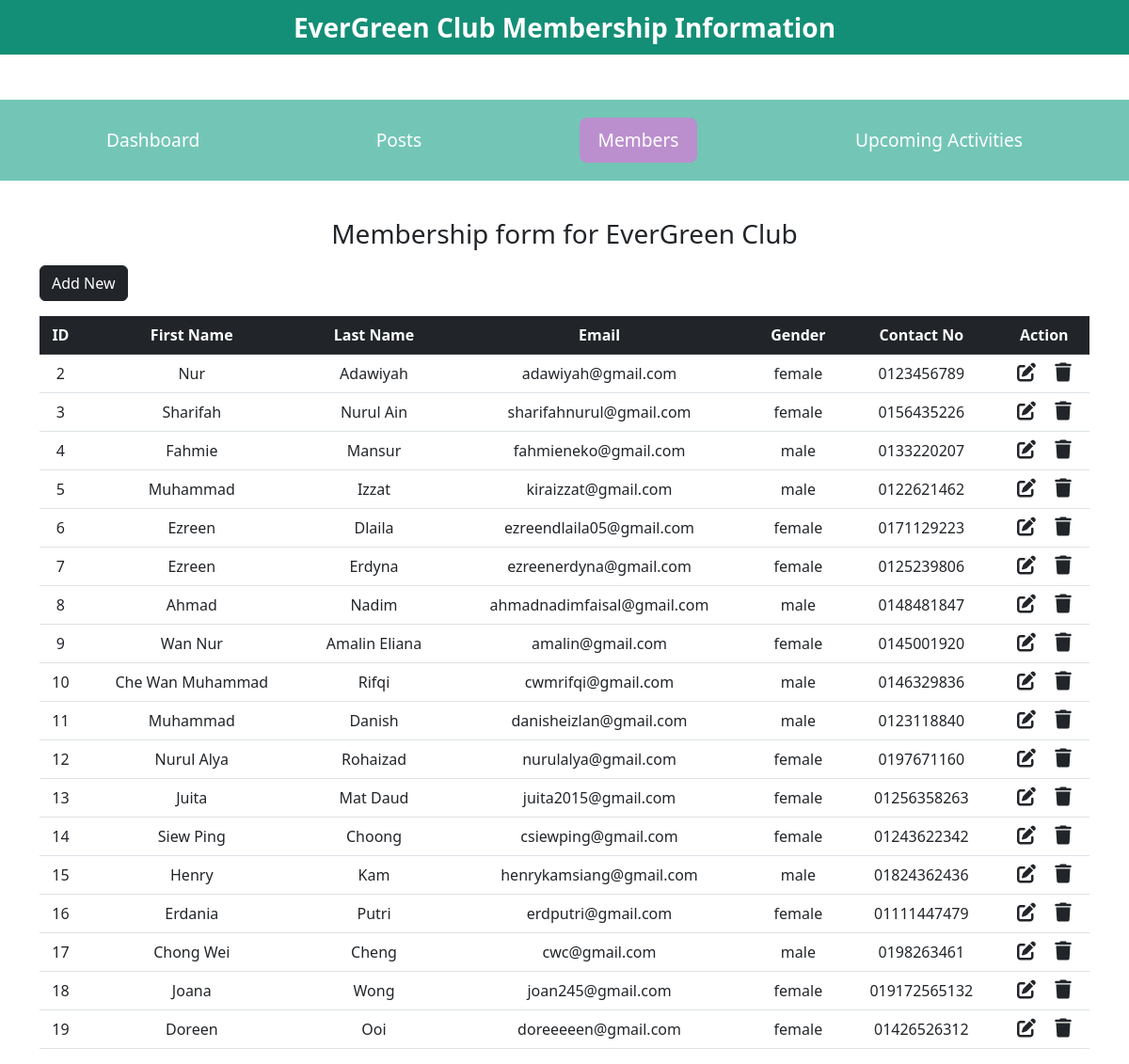
/members.php, run on the app's committed database.
### tables this page shows
CREATE TABLE `members` (
  `id` int NOT NULL,
  `first_name` varchar(150) NOT NULL,
  `last_name` varchar(150) NOT NULL,
  `email` varchar(150) NOT NULL,
  `gender` varchar(50) NOT NULL,
  `contact_no` varchar(12) NOT NULL
);

### members.php (the view, shortened to what this page needs)
<?php
include "dbcon.php";
?>
<!DOCTYPE html>
<html lang="en">
<head>
  <link href="https://cdn.jsdelivr.net/npm/bootstrap@5.2.3/dist/css/bootstrap.min.css" rel="stylesheet">
  <link rel="stylesheet" href="https://cdnjs.cloudflare.com/ajax/libs/font-awesome/6.4.0/css/all.min.css" />
</head>
<body>
  <nav class="navbar navbar-light justify-content-center fs-3 mb-5" style="background-color: #148F77;">
    <b>EverGreen Club Membership Information</b>
  </nav>
   <nav>
        <a href="home.php">Dashboard</a>
        <a href="blogpost.php">Posts</a>
        <a href="members.php" class="active">Members</a>
         <a href="activities.php">Upcoming Activities</a>
    </nav>
  <div class="container">
	<br>
	<p align="center"><h3 align="center">Membership form for EverGreen Club</h3></p>
    <a href="add_member.php" class="btn btn-dark mb-3">Add New</a>
    <table class="table table-hover text-center">
      <thead class="table-dark">
        <tr>
          <th scope="col">ID</th>
          <th scope="col">First Name</th>
          <th scope="col">Last Name</th>
          <th scope="col">Email</th>
          <th scope="col">Gender</th>
          <th scope="col">Contact No</th>
          <th scope="col">Action</th>
        </tr>
      </thead>
      <tbody>
        <?php
        $sql = "SELECT * FROM `members`";
        $result = mysqli_query($con, $sql);
        while ($row = mysqli_fetch_assoc($result)) {
        ?>
          <tr>
            <td><?php echo $row["id"] ?></td>
            <td><?php echo $row["first_name"] ?></td>
            <td><?php echo $row["last_name"] ?></td>
            <td><?php echo $row["email"] ?></td>
            <td><?php echo $row["gender"] ?></td>
            <td><?php echo $row["contact_no"] ?></td>
            <td>
              <a href="editmembers.php?id=<?php echo $row["id"] ?>" class="link-dark"><i class="fa-solid fa-pen-to-square fs-5 me-3"></i></a>
              <a href="deletemembers.php?id=<?php echo $row["id"] ?>" class="link-dark"><i class="fa-solid fa-trash fs-5"></i></a>
            </td>
          </tr>
        <?php
        }
        ?>
      </tbody>
    </table>
  </div>
</body>
</html>

### members.php (style rules this page uses)
body { font-family: 'Arial', sans-serif; background-color: #FDFEFE; margin: 0; padding: 0; text-align: center; }
nav { background-color: #73C6B6; color: #fff; padding: 1em; display: flex; justify-content: space-around; font-size: 1.2em; }
nav a { color: #fff; text-decoration: none; padding: 0.5em 1em; border-radius: 8px; transition: background-color 0.3s; }
nav a.active { background-color: #BB8FCE; }

### data on the page
members: id "2", first_name "Nur", last_name "Adawiyah", email "adawiyah@gmail.com", gender "female", contact_no "0123456789"
members: id "3", first_name "Sharifah", last_name "Nurul Ain", email "sharifahnurul@gmail.com", gender "female", contact_no "0156435226"
members: id "4", first_name "Fahmie", last_name "Mansur", email "fahmieneko@gmail.com", gender "male", contact_no "0133220207"
members: id "5", first_name "Muhammad", last_name "Izzat", email "kiraizzat@gmail.com", gender "male", contact_no "0122621462"
members: id "6", first_name "Ezreen", last_name "Dlaila", email "ezreendlaila05@gmail.com", gender "female", contact_no "0171129223"
members: id "7", first_name "Ezreen", last_name "Erdyna", email "ezreenerdyna@gmail.com", gender "female", contact_no "0125239806"
members: id "8", first_name "Ahmad", last_name "Nadim", email "ahmadnadimfaisal@gmail.com", gender "male", contact_no "0148481847"
members: id "9", first_name "Wan Nur", last_name "Amalin Eliana", email "amalin@gmail.com", gender "female", contact_no "0145001920"
members: id "10", first_name "Che Wan Muhammad", last_name "Rifqi", email "cwmrifqi@gmail.com", gender "male", contact_no "0146329836"
members: id "11", first_name "Muhammad", last_name "Danish", email "danisheizlan@gmail.com", gender "male", contact_no "0123118840"
members: id "12", first_name "Nurul Alya", last_name "Rohaizad", email "nurulalya@gmail.com", gender "female", contact_no "0197671160"
members: id "13", first_name "Juita", last_name "Mat Daud", email "juita2015@gmail.com", gender "female", contact_no "01256358263"
members: id "14", first_name "Siew Ping", last_name "Choong", email "csiewping@gmail.com", gender "female", contact_no "01243622342"
members: id "15", first_name "Henry", last_name "Kam", email "henrykamsiang@gmail.com", gender "male", contact_no "01824362436"
members: id "16", first_name "Erdania", last_name "Putri", email "erdputri@gmail.com", gender "female", contact_no "01111447479"
members: id "17", first_name "Chong Wei", last_name "Cheng", email "cwc@gmail.com", gender "male", contact_no "0198263461"
members: id "18", first_name "Joana", last_name "Wong", email "joan245@gmail.com", gender "female", contact_no "019172565132"
members: id "19", first_name "Doreen", last_name "Ooi", email "doreeeeen@gmail.com", gender "female", contact_no "01426526312"
